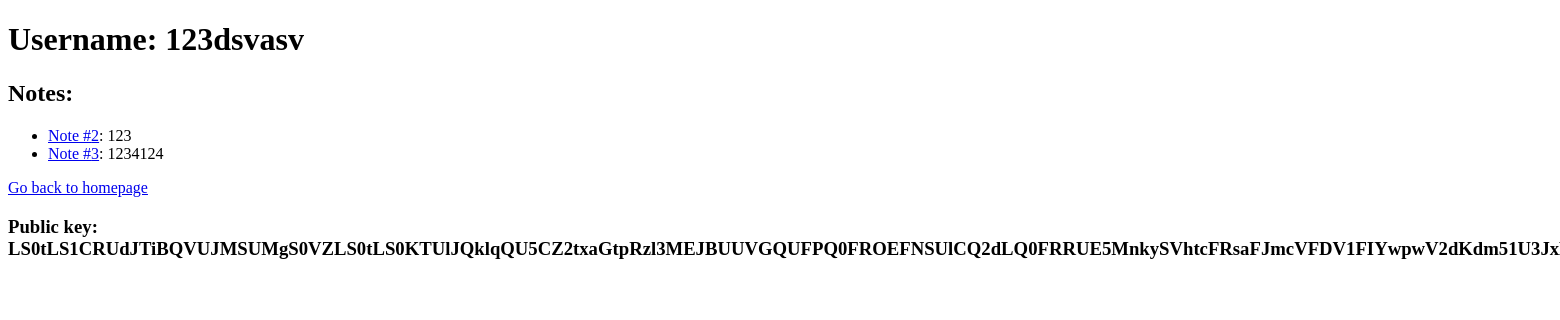
Page /user/4 on the committed database.
### tables this page shows
CREATE TABLE users (
                id INTEGER PRIMARY KEY AUTOINCREMENT,
                username TEXT UNIQUE NOT NULL,
                private_key TEXT NOT NULL,
                public_key TEXT NOT NULL,
                password TEXT NOT NULL,
                totp_secret TEXT NOT NULL,
                email TEXT UNIQUE NOT NULL
            );

CREATE TABLE notes (
                id INTEGER PRIMARY KEY AUTOINCREMENT,
                title TEXT,
                content TEXT,
                sign TEXT,
                user_id INTEGER NOT NULL,
                FOREIGN KEY(user_id) REFERENCES users(id)
            );

### app.py (the view)
@app.route('/user/<int:user_id>')
def user_page(user_id):
    user = get_user_basic_data_by_id(user_id)
    if not user:
        return "User not found", 404
    username = user[1]
    public_key = user[2]
    public_key_base64 = base64.b64encode(public_key).decode('utf-8')
    notes = get_notes_by_user(user_id)
    return render_template('user_page.html', public_key = public_key_base64, username=username, notes=notes)

### app.py (called while the page is built)
@app.after_request
def set_csp(response):
    response.headers['Content-Security-Policy'] = CSP_POLICY
    return response

@app.before_request
def before_request_actions():
    if 'user_id' in session:
        session.permanent = True
    if request.method == 'POST':
        endpoint = request.endpoint
        if endpoint in HONEYPOT_ROUTES:
            honeypot = request.form.get('honeypot', '')
            if honeypot:
                abort(403)

### db.py (called while the page is built)
def get_user_basic_data_by_id(user_id):
    conn = sqlite3.connect(DB_PATH)
    c = conn.cursor()
    c.execute('SELECT id, username, public_key FROM users WHERE id=?', (user_id,))
    row = c.fetchone()
    conn.close()
    return row

def get_notes_by_user(user_id):
    conn = sqlite3.connect(DB_PATH)
    c = conn.cursor()
    c.execute('SELECT id, title, content FROM notes WHERE user_id=?', (user_id,))
    rows = c.fetchall()
    conn.close()
    return rows

### templates/user_page.html (shortened to what this page needs)
<!DOCTYPE html>
<html lang="pl">
<head>
    <link rel="stylesheet" href="{{ url_for('static', filename='css/styles.css') }}">
</head>
<body>
    <h1>Username: {{ username }}</h1>
    <h2>Notes:</h2>
    <ul>
        {% for note in notes %}
            <li>
                <a href="{{ url_for('show_note', note_id=note[0]) }}">Note #{{ note[0] }}</a>: {{ note[1] }}
            </li>
        {% endfor %}
    </ul>
    <p><a href="{{ url_for('index') }}">Go back to homepage</a></p>
    <h3>Public key: {{ public_key }}</h2>
</body>
</html>

### rows in the picture
users: username "123dsvasv"
notes: id "2", title "123"
notes: id "3", title "1234124"
